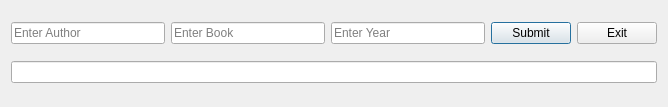
<?xml version="1.0" encoding="UTF-8"?>
<ui version="4.0">
 <class>Dialog1</class>
 <widget class="QDialog" name="Dialog1">
  <property name="geometry">
   <rect>
    <x>0</x>
    <y>0</y>
    <width>668</width>
    <height>107</height>
   </rect>
  </property>
  <property name="windowTitle">
   <string>Dialog</string>
  </property>
  <layout class="QVBoxLayout" name="verticalLayout">
   <item>
    <layout class="QHBoxLayout" name="horizontalLayout">
     <item>
      <widget class="QLineEdit" name="lineEdit_3">
       <property name="placeholderText">
        <string>Enter Author </string>
       </property>
      </widget>
     </item>
     <item>
      <widget class="QLineEdit" name="lineEdit_2">
       <property name="text">
        <string/>
       </property>
       <property name="placeholderText">
        <string>Enter Book</string>
       </property>
      </widget>
     </item>
     <item>
      <widget class="QLineEdit" name="lineEdit">
       <property name="placeholderText">
        <string>Enter Year</string>
       </property>
      </widget>
     </item>
     <item>
      <widget class="QPushButton" name="pushButton_2">
       <property name="text">
        <string>Submit</string>
       </property>
      </widget>
     </item>
     <item>
      <widget class="QPushButton" name="pushButton">
       <property name="text">
        <string>Exit</string>
       </property>
      </widget>
     </item>
    </layout>
   </item>
   <item>
    <widget class="QLineEdit" name="lineEdit_4"/>
   </item>
  </layout>
 </widget>
 <resources/>
 <connections>
  <connection>
   <sender>pushButton</sender>
   <signal>clicked()</signal>
   <receiver>Dialog1</receiver>
   <slot>close()</slot>
   <hints>
    <hint type="sourcelabel">
     <x>684</x>
     <y>57</y>
    </hint>
    <hint type="destinationlabel">
     <x>590</x>
     <y>88</y>
    </hint>
   </hints>
  </connection>
 </connections>
</ui>
